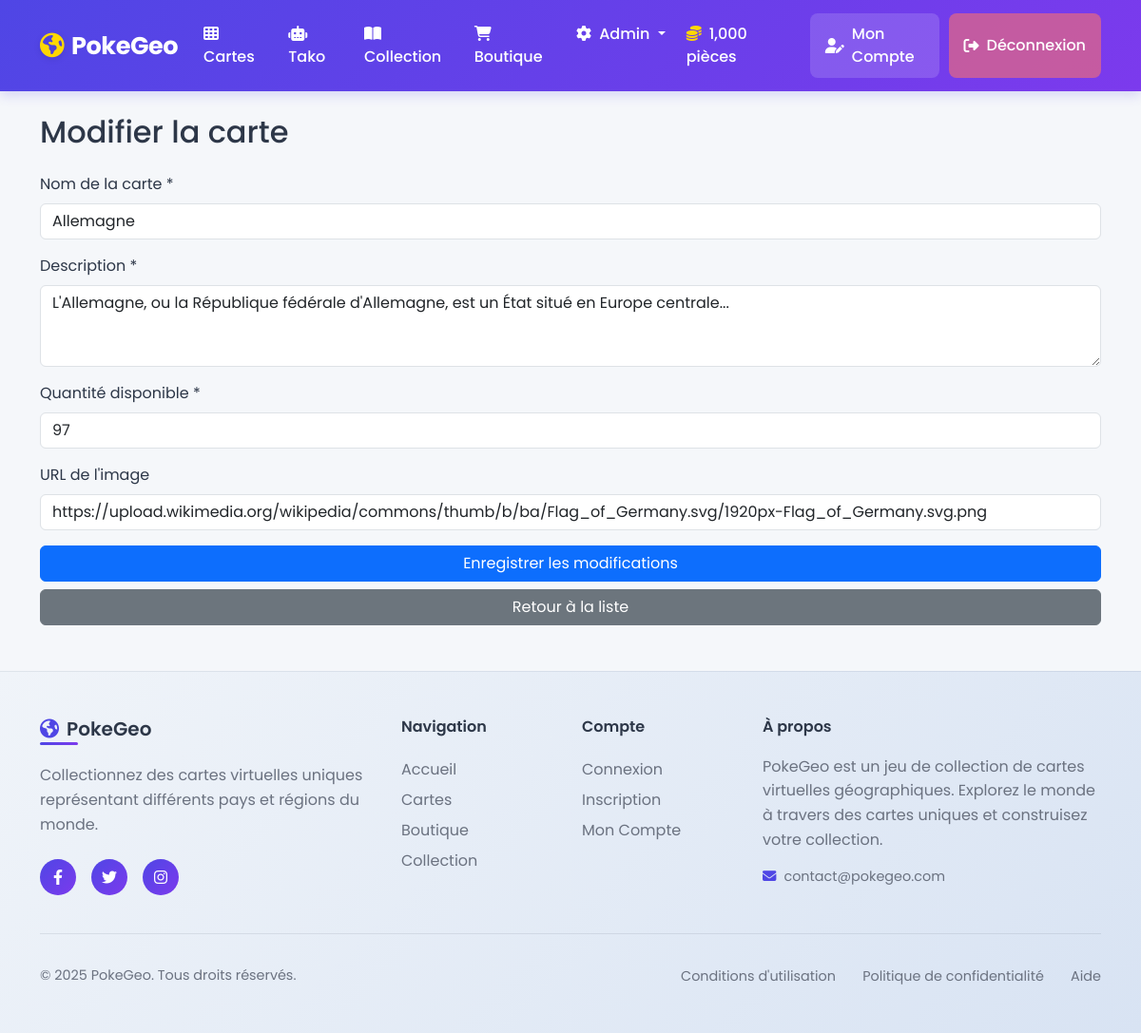
/admin/edit_card.php?id=2 (signed in), run on the app's committed database.
### tables this page shows
CREATE TABLE `cards` (
  `id` int(11) NOT NULL,
  `name` varchar(100) NOT NULL,
  `description` text DEFAULT NULL,
  `image_url` varchar(255) DEFAULT NULL,
  `available_quantity` int(11) DEFAULT 0,
  `price` int(11) DEFAULT 100,
  `available_for_purchase` tinyint(1) DEFAULT 1,
  `created_at` timestamp NOT NULL DEFAULT current_timestamp()
);

### admin/edit_card.php (the view, shortened to what this page needs)
<?php
require_once $_SERVER['DOCUMENT_ROOT'] .'/portfolio/project/Jeux_carte/includes/header.php';
$card_id = $_GET['id'] ?? null;
$stmt = $pdo->prepare('SELECT * FROM cards WHERE id = ?');
$stmt->execute([$card_id]);
$card = $stmt->fetch();
?>
<h2 class="mb-4">Modifier la carte</h2>
<div class="form-container">
    <form method="POST" action="">
        <div class="mb-3">
            <label for="name" class="form-label">Nom de la carte *</label>
            <input type="text" class="form-control" id="name" name="name"
                   value="<?php echo htmlspecialchars($card['name']); ?>" required>
        </div>
        <div class="mb-3">
            <label for="description" class="form-label">Description *</label>
            <textarea class="form-control" id="description" name="description"
                      rows="3" required><?php echo htmlspecialchars($card['description']); ?></textarea>
        </div>
        <div class="mb-3">
            <label for="available_quantity" class="form-label">Quantité disponible *</label>
            <input type="number" class="form-control" id="available_quantity" name="available_quantity"
                   min="0" value="<?php echo $card['available_quantity']; ?>" required>
        </div>
        <div class="mb-3">
            <label for="image_url" class="form-label">URL de l'image</label>
            <input type="url" class="form-control" id="image_url" name="image_url"
                   value="<?php echo htmlspecialchars($card['image_url']); ?>"
                   placeholder="https://exemple.com/image.jpg">
        </div>
        <div class="d-grid gap-2">
            <button type="submit" class="btn btn-primary">Enregistrer les modifications</button>
            <a href="cards.php" class="btn btn-secondary">Retour à la liste</a>
        </div>
    </form>
</div>
<?php
require_once $_SERVER['DOCUMENT_ROOT'] . '/portfolio/project/Jeux_carte/includes/footer.php';
?>

### includes/header.php (style rules this page uses)
body { font-family: 'Poppins', sans-serif; background-color: #f5f7fa; color: #2d3748; }

### data on the page
cards: name "Allemagne", description "L'Allemagne, ou la République fédérale d'Allemagne, est un État situé en Europe centrale...", available_quantity "97", image_url "https://upload.wikimedia.org/wikipedia/commons/thumb/b/ba/Flag_of_Germany.svg/1920px-Flag_of_Germany.svg.png"

### other printed values
$_SESSION['coins'] "1,000"
